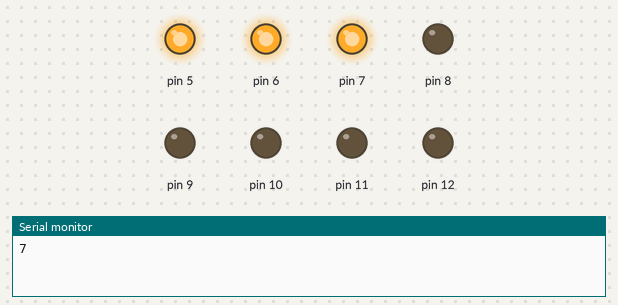
Recording of a sketch running on a simulated Arduino Uno, built with avr-gcc and run on an emulated ATmega328P. Shown: output pins drawn as LEDs (lit = HIGH), the last lines printed to the serial monitor. Random numbers use the default seed unless the sketch sets one.

Above: at 0.1 s.
At 3.1 s:
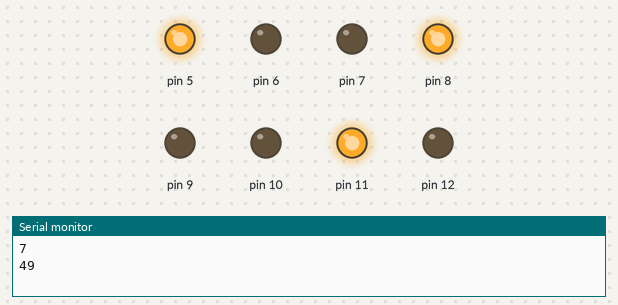
At 9.1 s:
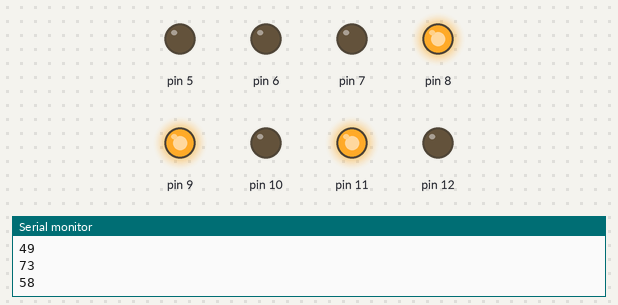
At 18.1 s:
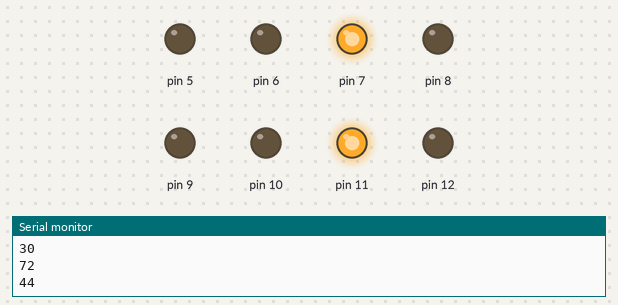
At 27.1 s:
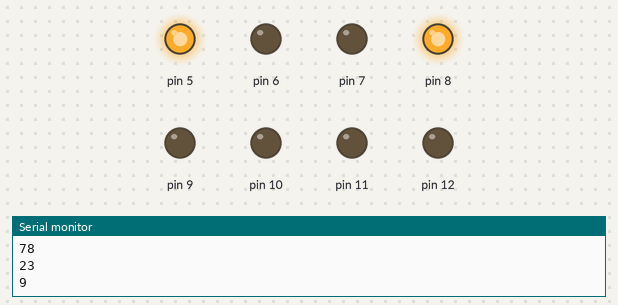
At 36.1 s:
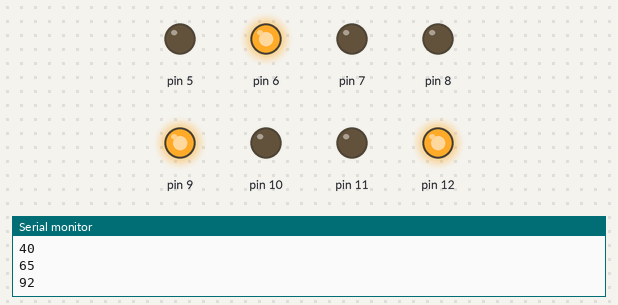
Timing chart, 0 to 40.0 s (numbered marks = the images above):
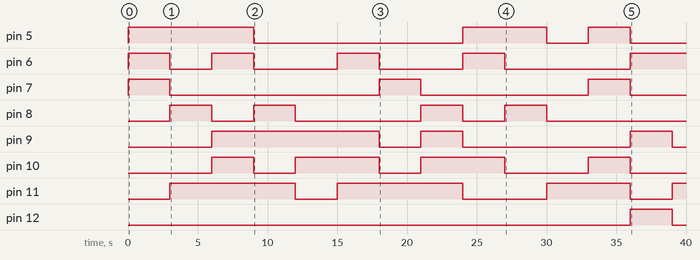

The sketch:

ch08-exam2-3.ino
```cpp
int num[10][4] = {
    {0,0,0,0},
    {0,0,0,1},
    {0,0,1,0},
    {0,0,1,1},
    {0,1,0,0},
    {0,1,0,1},
    {0,1,1,0},
    {0,1,1,1},
    {1,0,0,0},
    {1,0,0,1}
};
int fnd1, fnd2;

void setup() {
  Serial.begin(9600);
  for (int i=5; i<13; i++) {
    pinMode(i, OUTPUT);
  }
}

void loop() {
  long randNum = random(0,100);
  Serial.println(randNum);
  fnd1 = randNum % 10;
  randNum = int(randNum/10);
  fnd2 = randNum % 10;

  for (int i=0; i<4; i++){
    digitalWrite(i+5, num[fnd1][3-i]);
    digitalWrite(i+9, num[fnd2][3-i]);
  }
  delay(3000);
}
```

Measured:
- by itself, pin 5: goes HIGH 9.0 s, LOW 15.0 s, HIGH 6.0 s, LOW 3.0 s, HIGH 3.0 s, then LOW
- by itself, pin 6: LOW → HIGH at 0.00 s, → LOW 3.0 s later, → HIGH 3.0 s later, → LOW 3.0 s later, … (9 changes in this stretch)
- by itself, pin 7: goes HIGH 3.0 s, LOW 15.0 s, HIGH 3.0 s, LOW 12.0 s, HIGH 3.0 s, then LOW
- by itself, pin 8: LOW → HIGH at 3.0 s, → LOW 3.0 s later, → HIGH 3.0 s later, → LOW 3.0 s later, … (8 changes in this stretch)
- by itself, pin 9: goes HIGH 12.0 s, LOW 3.0 s, HIGH 3.0 s, LOW 12.0 s, HIGH 3.0 s, then LOW
- by itself, pin 10: LOW → HIGH at 6.0 s, → LOW 3.0 s later, → HIGH 3.0 s later, → LOW 6.0 s later, … (8 changes in this stretch)
- by itself, pin 11: goes HIGH 9.0 s, LOW 3.0 s, HIGH 9.0 s, LOW 6.0 s, HIGH 6.0 s, LOW 3.0 s, then HIGH
- by itself, pin 12: LOW → HIGH at 36.0 s, → LOW 3.0 s later
